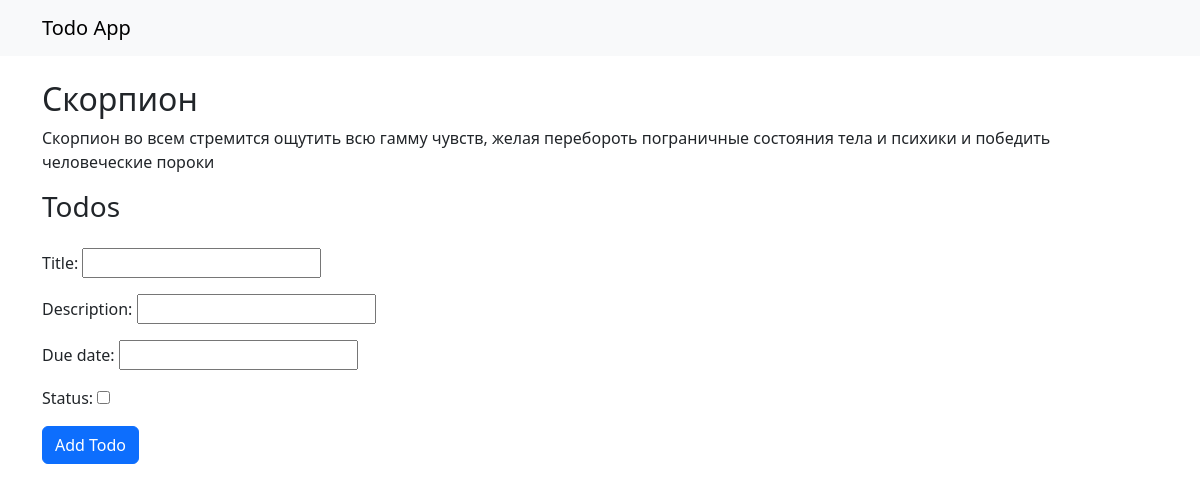
The app's page /todo-lists/2/ with its own data.
### todos/models.py (models this page shows, shortened)
class TodoList(models.Model):
    title = models.CharField(max_length=255)
    description = models.CharField(max_length=500)

### todos/views.py (the view, shortened to what this page needs)
# urls.py: path('todo-lists/<int:id>/', views.todo_list_detail, name='todo_list_detail'),
def todo_list_detail(request, id):
    todo_list = get_object_or_404(TodoList, id=id)
    todos = todo_list.todos.all()
    form = TodoForm()
    return render(request, 'todos/detail.html', {'todo_list': todo_list, 'todos': todos, 'form': form})

### todos/forms.py
class TodoForm(forms.ModelForm):
    class Meta:
        model = Todo
        fields = ['title', 'description', 'due_date', 'status']

### templates/todos/detail.html (shortened to what this page needs)
{% extends 'base.html' %}
{% block content %}
<h2>{{ todo_list.title }}</h2>
<p>{{ todo_list.description }}</p>
<h3>Todos</h3>
<form method="post" class="mt-3">
    {{ form.as_p }}
    <button type="submit" class="btn btn-primary">Add Todo</button>
</form>
{% endblock %}

### records on screen
TodoList: title "Скорпион", description "Скорпион во всем стремится ощутить всю гамму чувств, желая перебороть пограничные состояния тела и психики и победить человеческие пороки"
